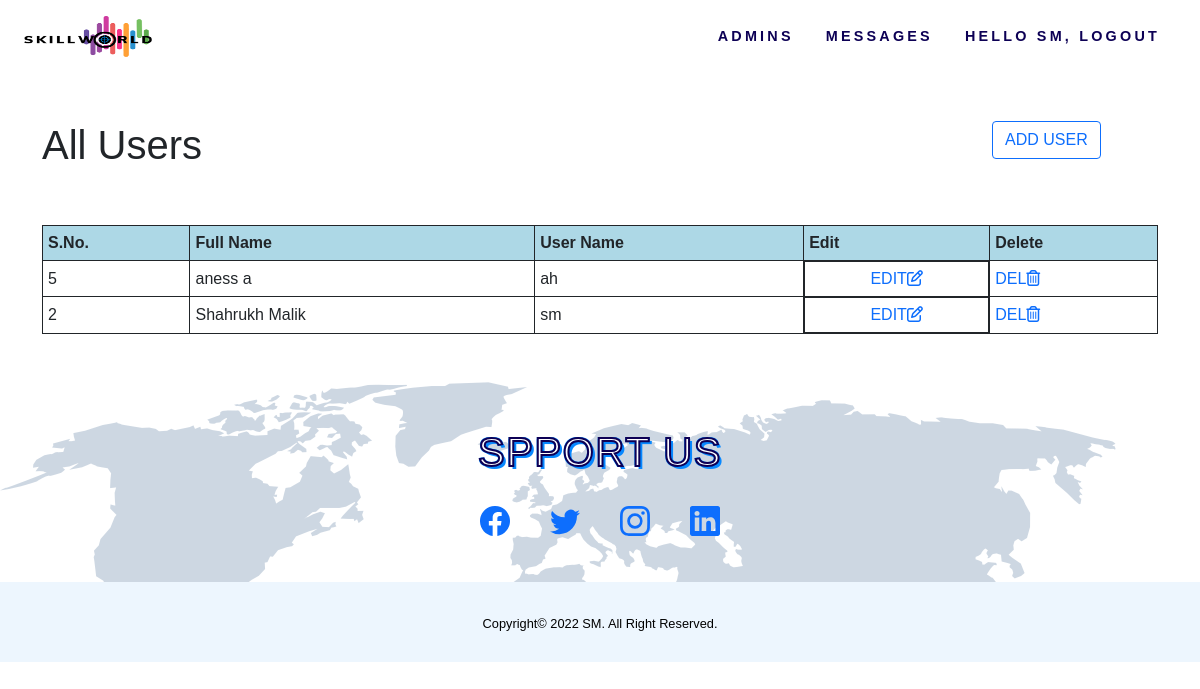
The app's page /admin/user.php (signed in) with its own data.
### tables this page shows
CREATE TABLE `user` (
  `id` int(11) NOT NULL,
  `fullname` varchar(30) NOT NULL,
  `lastname` varchar(30) NOT NULL,
  `username` varchar(30) NOT NULL,
  `password` varchar(30) NOT NULL,
  `role` int(1) NOT NULL DEFAULT 1
);

### admin/user.php (the view)
<?php include "header.php";?>
  <div id="admin-content">
      <div class="container">
          <div class="row" style="overflow-x: scroll;">
              <div class="col-md-10 col-sm-8 mt-5">
                  <h1 class="admin-heading">All Users</h1>
              </div>
              <div class="col-md-2 col-sm-4 mt-5">
                  <a class="btn btn-outline-primary" href="add-user.php">ADD USER</a>
              </div>
              <div class="col-md-12 mt-5">
                <?php
                  include "config.php";
                  $sql = "SELECT * FROM user ORDER BY id DESC ";
                  $result = mysqli_query($conn, $sql) or die("Query Failed.");
                  if(mysqli_num_rows($result) > 0){
                ?>
                  <table class="content-table">
                      <thead>
                          <th>S.No.</th>
                          <th>Full Name</th>
                          <th>User Name</th>
                          <th>Edit</th>
                          <th>Delete</th>
                      </thead>
                      <tbody>
                        <?php
                          while($row = mysqli_fetch_assoc($result)) {
                        ?>
                          <tr>
                              <td class='id'><?php echo $row['id'] ?></td>
                              <td><?php echo $row['fullname'] . " ". $row['lastname']; ?></td>
                              <td><?php echo $row['username']; ?></td>
                              <td class='d-flex flex-column align-items-center'><a href='update-user.php?id=<?php echo $row["id"]; ?>'>EDIT<i class='fa fa-edit'></i></a></td>
                              <td ><a href='delete-user.php?id=<?php echo $row["id"]; ?>'>DEL<i class='fa fa-trash-o'></i></a></td>
                          </tr>
                        <?php
                        } ?>
                      </tbody>
                  </table>
                  <?php
                  }
                else {
                  echo "<h3>No Results Found.</h3>";
                }
             ?>
              </div>
          </div>
      </div>
  </div>
<?php include "footer.php"; ?>

### admin/header.php (shortened to what this page needs)
<!DOCTYPE html>
<html lang="en">
<head>
    <link rel="stylesheet" href="../style/bootstrap.min.css">
    <link rel="stylesheet" href="../style/style.css">
    <link href="https://unpkg.com/aos@2.3.1/dist/aos.css" rel="stylesheet">
</head>
<body>
    <div class="bar">
        <nav class="nav container-xxl px-4 align-items-center">
            <div class="logo me-4">
                <img src="../img/SkillWorld 2.png" alt="">
            </div>
            <ul class="nav text-uppercase">
             <li class="nav-item"><a class="nav-link" href="user.php">admins </a></li>
             <li class="nav-item"><a class="nav-link" href="post.php">Messages </a></li>
             <li class="nav-item"><a class="nav-link" href="logout.php">Hello <?php echo $_SESSION["username"]; ?>, LOGOUT </a></li>
         </ul>
      </nav>
    </div>

### admin/footer.php (shortened to what this page needs)
<footer class=" mt-5 footer">
    <div class="container-fluid">
        <h1>spport us</h1>
        <div class="social-icon">
            <a href="#">
            </a>
          <a href="">
          </a>
            <a href="#">
          </a>
            <a href="#">
            </a>
        </div>
    </div>
</footer>
<div class="copyright-text">
   <p>Copyright© 2022 SM. All Right Reserved.</p>
</div>
</body>
</html>

### style/style.css (style rules this page uses)
body { font-family: Verdana, Geneva, Tahoma, sans-serif; overflow-x: hidden; scroll-behavior: smooth; background-color: white; -webkit-user-select: none; -moz-user-select: none; -ms-user-select: none; user-select: none; }
.bar { z-index: 100; position: -webkit-sticky; position: sticky; top: 0%; left: 0%; right: 0; background-color: white; }
a { text-decoration: none; }
nav { padding: 1rem; }
nav ul { display: -webkit-box; display: -ms-flexbox; display: flex; -webkit-box-pack: end; -ms-flex-pack: end; justify-content: flex-end; }
nav .logo img { width: 8rem; height: 2.55rem; padding: 0px; margin: 0; }
nav .nav-link { color: #0d0055; }
nav ul a { letter-spacing: .2rem; }
nav a { color: #0d0055; font-weight: bold; font-size: 0.9rem; }
nav ul { -webkit-box-flex: 1; -ms-flex-positive: 1; flex-grow: 1; }
.footer { background: url("../img/service/footerworld.png"); background-repeat: no-repeat; background-size: cover; height: 200px; display: -webkit-box; display: -ms-flexbox; display: flex; -webkit-box-align: center; -ms-flex-align: center; align-items: center; -webkit-box-orient: vertical; -webkit-box-direction: normal; -ms-flex-direction: column; flex-direction: column; -webkit-box-pack: center; -ms-flex-pack: center; justify-content: center; text-align: center; }
.footer h1 { text-transform: uppercase; margin-bottom: 30px; font-size: 2.5rem; letter-spacing: .1rem; color: #FFFFFF; -webkit-text-stroke: 2px #0d0055; text-shadow: 3px 3px 0 #0888ff, -1px -1px 0 #0888ff, 1px -1px 0 #0888ff, -1px 1px 0 #0888ff, 1px 1px 0 #0888ff; }
.social-icon { display: -webkit-box; display: -ms-flexbox; display: flex; width: 100%; -webkit-box-pack: center; -ms-flex-pack: center; justify-content: center; -webkit-box-align: center; -ms-flex-align: center; align-items: center; }
.social-icon svg { width: 30px; height: 30px; margin-left: 20px; margin-right: 20px; }
.copyright-text { color: black; height: 80px; display: -webkit-box; display: -ms-flexbox; display: flex; -webkit-box-pack: center; -ms-flex-pack: center; justify-content: center; -webkit-box-align: center; -ms-flex-align: center; align-items: center; background-color: #c8e3fc54; }
.copyright-text p { font-size: 0.8rem; margin-top: 20px; }
table, td, th { border: 1px solid; padding: 5px; }
table { width: 100%; border-collapse: collapse; }

### admin/header.php (style rules this page uses)
table, td, th { border: 1px solid; padding: 5px; }
table { width: 100%; border-collapse: collapse; }
th { background-color: lightblue; }

### records on screen
user: id "5", fullname "aness", lastname "a", username "ah"
user: id "2", fullname "Shahrukh", lastname "Malik", username "sm"

### other values on screen
$_SESSION["username"] "SM"
